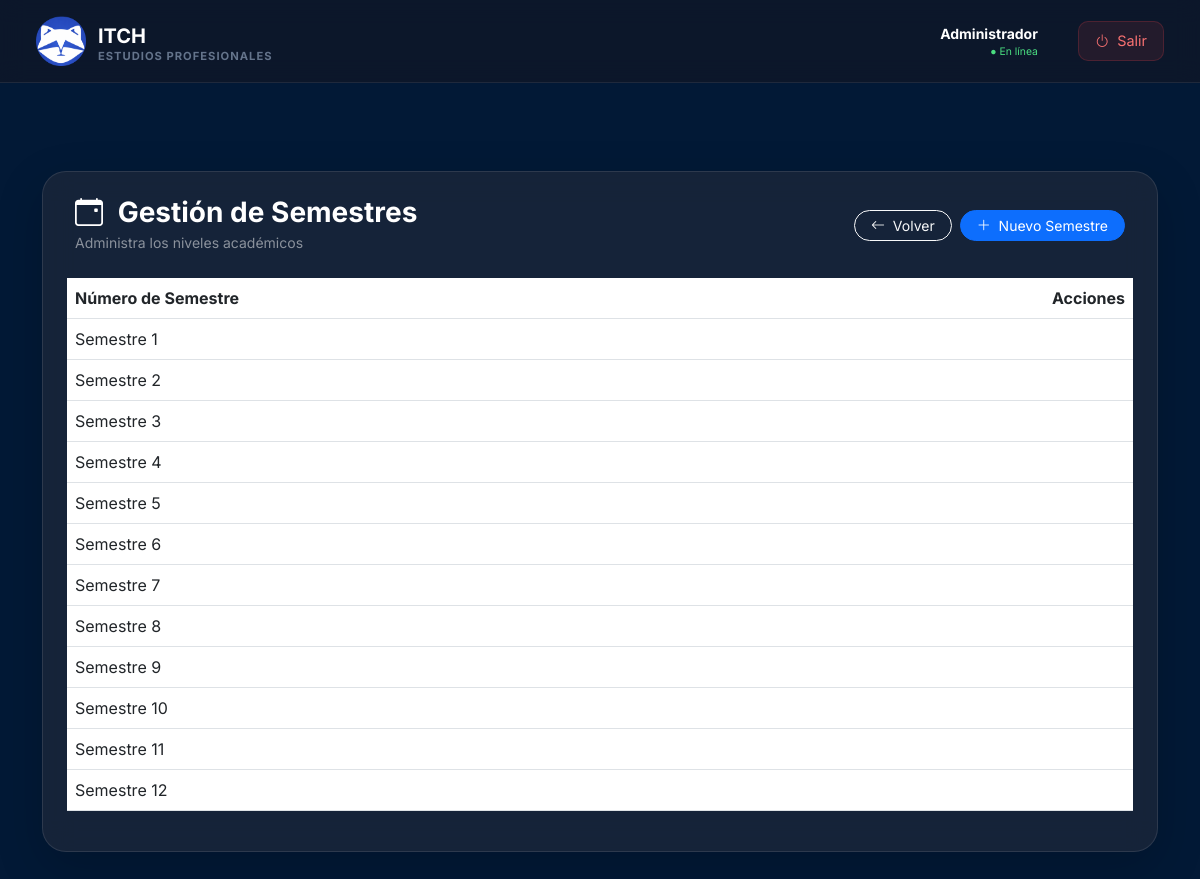
The app's page /admin/semestres/semestre.php (signed in) with its own data.
### tables this page shows
CREATE TABLE IF NOT EXISTS semestres (
  id INT AUTO_INCREMENT PRIMARY KEY,
  numero INT NOT NULL
  
);

### web/admin/semestres/semestre.php (the view, shortened to what this page needs)
<?php
include('../../conexion.php');
include("../includes/header.php");
$result = mysqli_query($conexion, "SELECT * FROM semestres ORDER BY numero ASC");
?>
   <link rel="stylesheet" href="../css/tablasG.css">
<div class="container py-5">
    <div class="glass-card p-4 shadow-lg">
        <div class="d-flex justify-content-between align-items-center mb-4 px-2">
            <div>
                <h3 class="fw-bold m-0"><i class="bi bi-calendar-event me-2"></i> Gestión de Semestres</h3>
                <span class="text-white-50 small">Administra los niveles académicos</span>
            </div>
            <div class="d-flex gap-2">
                <a href="../inicio.php" class="btn btn-outline-light btn-sm rounded-pill px-3">
                    <i class="bi bi-arrow-left me-1"></i> Volver
                </a>
                <a href="nuevo_semestre.php" class="btn btn-primary btn-sm rounded-pill px-3">
                    <i class="bi bi-plus-lg me-1"></i> Nuevo Semestre
                </a>
            </div>
        </div>
        <div class="table-responsive">
            <table class="table align-middle">
                <thead>
                    <tr>
                        <th>Número de Semestre</th>
                        <th class="text-end">Acciones</th>
                    </tr>
                </thead>
                <tbody>
                <?php while($row = mysqli_fetch_assoc($result)): ?>
                    <tr>
                        <td>Semestre <?= $row['numero'] ?></td>
                        <td class="text-end">
                        </td>
                    </tr>
                <?php endwhile; ?>
                </tbody>
            </table>
        </div>
    </div>
</div>

### web/admin/css/tablasG.css (style rules this page uses)
.glass-card { background: #1e293bb3; backdrop-filter: blur(15px); border: 1px solid #ffffff1a; border-radius: 24px; color: white; }

### web/admin/includes/header.php (style rules this page uses)
body { background: radial-gradient(circle at top right, #021936, #021936); min-height: 100vh; font-family: 'Inter', sans-serif; color: #f8fafc; }

### records on screen
semestres: numero "1"
semestres: numero "2"
semestres: numero "3"
semestres: numero "4"
semestres: numero "5"
semestres: numero "6"
semestres: numero "7"
semestres: numero "8"
semestres: numero "9"
semestres: numero "10"
semestres: numero "11"
semestres: numero "12"
